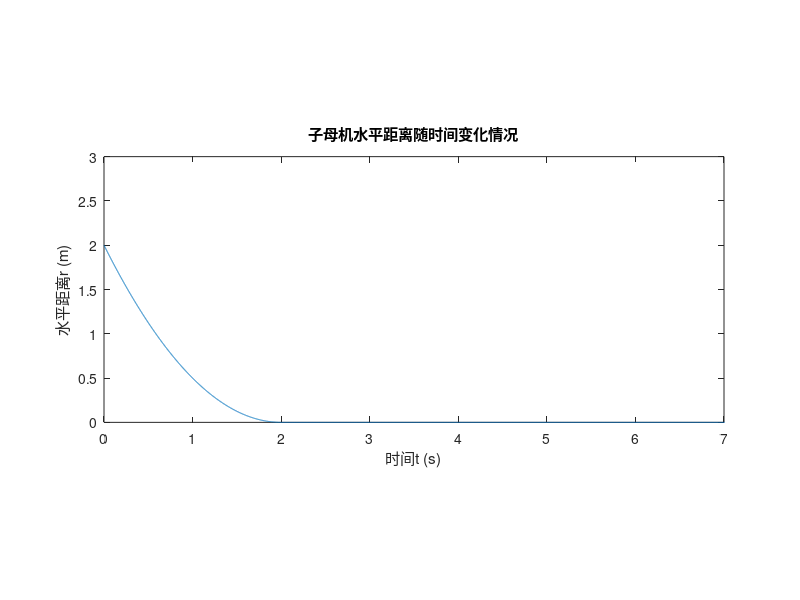
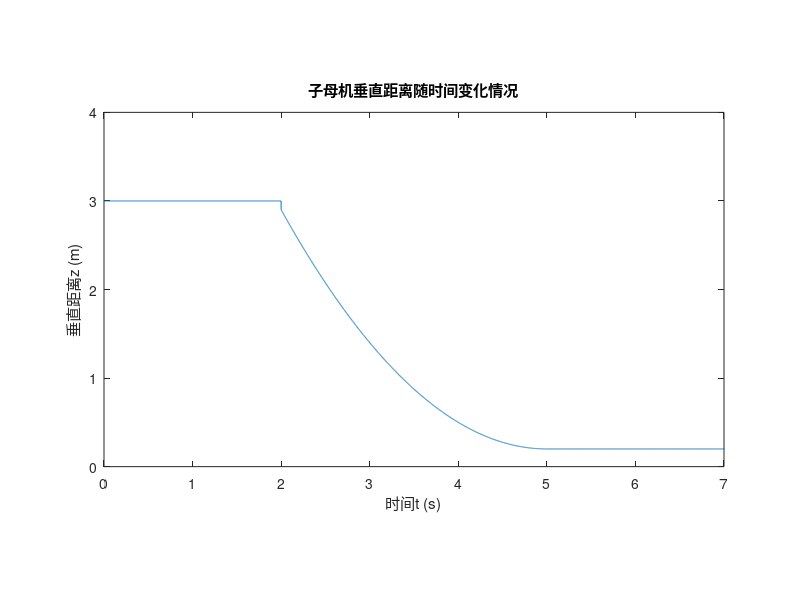

These figures' MATLAB source, in order: (Note: this script raises an error after producing the figures.)
t=[0:0.001:20];
r1=zeros(1,length(t));
z=zeros(1,length(t));
b=0*(rand(1,length(t))-0.5);
for i=1:length(t)
  a=0.5*t(i)^2-2*t(i)+2;
   if t(i)<=2
      r1(i)=a;
   else
       r1(i)=b(i);
   end
   
end
plot(t,r1);
axis equal;
axis([0 7 0 3]);
title('子母机水平距离随时间变化情况')
xlabel('时间t (s)')
ylabel('水平距离r (m)')
for i=1:length(t)
  if t(i)>=2
      z(i)=0.3*(t(i)-2)^2-1.8*(t(i)-2)+2.9;
      if t(i)>=5
       z(i)=0.2+b(i);
      end
   else
       z(i)=3+b(i);
   end
   
   
end
figure(2);
plot(t,z)
axis equal;
axis([0 7 0 4]);
title('子母机垂直距离随时间变化情况')
xlabel('时间t (s)')
ylabel('垂直距离z (m)')

 num=0;
 roundx=zeros(1,32);
 roundy=zeros(1,32);
 for j=0:0.2:2*pi
     num=num+1;
     r=0.03;
     roundx(num)=r*cos(j);
     roundy(num)=r*sin(j);
    
 end
   
figure(3);

transx=0;
transy=0;
transz=0;


    
    for i=0:0.05:2
    transx=2-r1(t2num(i));
    start_Points=[-0.15+transx 0.1+transy 3+10+transz
                   0.15+transx 0.1+transy 3+10+transz
                   0.15+transx -0.1+transy 3+10+transz
                   -0.15+transx -0.1+transy 3+10+transz
                   -0.15+transx 0.1+transy 2.97+10+transz
                   0.15+transx 0.1+transy 2.97+10+transz
                   0.15+transx -0.1+transy 2.97+10+transz
                   -0.15+transx -0.1+transy 2.97+10+transz
                   -0.15+transx 0.1+transy 3+10+transz
                   0.15+transx 0.1+transy 3+10+transz
                   0.15+transx -0.1+transy 3+10+transz
                   -0.15+transx -0.1+transy 3+10+transz
                   1.75 0.25 0+10%母机坐标点
                   2.25 0.25 0+10
                   2.25 -0.25 0+10
                   1.75 -0.25 0+10
                   1.75 0.25 0+10
                   2.25 0.25 0+10
                   2.25 -0.25 0+10
                   1.75 -0.25 0+10
                   1.75 0.25 +10-0.05
                   2.25 0.25 +10-0.05
                   2.25 -0.25 +10-0.05
                   1.75 -0.25 +10-0.05];%表示起始点集
    end_Points=[0.15+transx 0.1+transy 3+10+transz
                0.15+transx -0.1+transy 3+10+transz
                -0.15+transx -0.1+transy 3+10+transz
                -0.15+transx 0.1+transy 3+10+transz
                0.15+transx 0.1+transy 2.97+10+transz
                0.15+transx -0.1+transy 2.97+10+transz
                -0.15+transx -0.1+transy 2.97+10+transz
                -0.15+transx 0.1+transy 2.97+10+transz
                -0.15+transx 0.1+transy 2.97+10+transz
                   0.15+transx 0.1+transy 2.97+10+transz
                   0.15+transx -0.1+transy 2.97+10+transz
                   -0.15+transx -0.1+transy 2.97+10+transz
                    2.25 0.25 0+10
                   2.25 -0.25 0+10
                   1.75 -0.25 0+10
                   1.75 0.25 0+10
                   1.75-0.08 0.25+0.08 0+10
                   2.25+0.08 0.25+0.08 0+10
                   2.25+0.08 -0.25-0.08 0+10
                   1.75-0.08 -0.25-0.08 0+10
                    2.25 0.25 +10-0.05
                   2.25 -0.25 +10-0.05
                   1.75 -0.25 +10-0.05
                   1.75 0.25 +10-0.05];%表示终止点集
                
     X=[start_Points(:,1)  end_Points(:,1)]'; 
     Y=[start_Points(:,2)  end_Points(:,2)]';
     Z=[start_Points(:,3)  end_Points(:,3)]';
    
     
     plot3(X,Y,Z);
     hold on;
     axis equal
     axis([0 2.5 -1 1 9 13]);
     xlabel('x方向')
     ylabel('y方向')
     zlabel('z方向')
      plot3(roundx+0.075+transx,roundy+0.05+transy,(3+transz)*ones(1,32)+10);
      plot3(roundx-0.075+transx,roundy+0.05+transy,(3+transz)*ones(1,32)+10);
      plot3(roundx-0.075+transx,roundy-0.05+transy,(3+transz)*ones(1,32)+10);
      plot3(roundx+0.075+transx,roundy-0.05+transy,(3+transz)*ones(1,32)+10);
      
      plot3(3*roundx+1.75-0.08,3*roundy+0.25+0.08,zeros(1,32)+10);%母机旋翼
      plot3(3*roundx+2.25+0.08,3*roundy+0.25+0.08,zeros(1,32)+10);
      plot3(3*roundx+2.25+0.08,3*roundy-0.25-0.08,zeros(1,32)+10);
      plot3(3*roundx+1.75-0.08,3*roundy-0.25-0.08,zeros(1,32)+10);
     frame=getframe;
    hold off;
  
  


    end

  
    
%************************************************************************    
 for i=2:0.05:6
     transz=-(2.9-z(t2num(i)));
    if i>=2
       transx=2-r1(t2num(i)); 
    end
    start_Points=[-0.15+transx 0.1+transy 3+10+transz
                   0.15+transx 0.1+transy 3+10+transz
                   0.15+transx -0.1+transy 3+10+transz
                   -0.15+transx -0.1+transy 3+10+transz
                   -0.15+transx 0.1+transy 2.97+10+transz
                   0.15+transx 0.1+transy 2.97+10+transz
                   0.15+transx -0.1+transy 2.97+10+transz
                   -0.15+transx -0.1+transy 2.97+10+transz
                   -0.15+transx 0.1+transy 3+10+transz
                   0.15+transx 0.1+transy 3+10+transz
                   0.15+transx -0.1+transy 3+10+transz
                   -0.15+transx -0.1+transy 3+10+transz
                   1.75 0.25 0+10%母机坐标点
                   2.25 0.25 0+10
                   2.25 -0.25 0+10
                   1.75 -0.25 0+10
                   1.75 0.25 0+10
                   2.25 0.25 0+10
                   2.25 -0.25 0+10
                   1.75 -0.25 0+10
                   1.75 0.25 0+10-0.05%母机坐标点
                   2.25 0.25 0+10-0.05
                   2.25 -0.25 0+10-0.05
                   1.75 -0.25 0+10-0.05];%表示起始点集
    end_Points=[0.15+transx 0.1+transy 3+10+transz
                0.15+transx -0.1+transy 3+10+transz
                -0.15+transx -0.1+transy 3+10+transz
                -0.15+transx 0.1+transy 3+10+transz
                0.15+transx 0.1+transy 2.97+10+transz
                0.15+transx -0.1+transy 2.97+10+transz
                -0.15+transx -0.1+transy 2.97+10+transz
                -0.15+transx 0.1+transy 2.97+10+transz
                -0.15+transx 0.1+transy 2.97+10+transz
                   0.15+transx 0.1+transy 2.97+10+transz
                   0.15+transx -0.1+transy 2.97+10+transz
                   -0.15+transx -0.1+transy 2.97+10+transz
                   2.25 0.25 0+10
                   2.25 -0.25 0+10
                   1.75 -0.25 0+10
                   1.75 0.25 0+10
                   1.75-0.08 0.25+0.08 0+10
                   2.25+0.08 0.25+0.08 0+10
                   2.25+0.08 -0.25-0.08 0+10
                   1.75-0.08 -0.25-0.08 0+10
                   2.25 0.25 0+10-0.05
                   2.25 -0.25 0+10-0.05
                   1.75 -0.25 0+10-0.05
                   1.75 0.25 0+10-0.05];%表示终止点集
                
     X=[start_Points(:,1)  end_Points(:,1)]'; 
     Y=[start_Points(:,2)  end_Points(:,2)]';
     Z=[start_Points(:,3)  end_Points(:,3)]';
     
     plot3(X,Y,Z);
     xlabel('x方向')
     ylabel('y方向')
     zlabel('z方向')
     hold on;
     axis equal
     axis([0 2.5 -1 1 9 13]);
      plot3(roundx+0.075+transx,roundy+0.05+transy,(3+transz)*ones(1,32)+10);
      plot3(roundx-0.075+transx,roundy+0.05+transy,(3+transz)*ones(1,32)+10);
      plot3(roundx-0.075+transx,roundy-0.05+transy,(3+transz)*ones(1,32)+10);
      plot3(roundx+0.075+transx,roundy-0.05+transy,(3+transz)*ones(1,32)+10);
      
      plot3(3*roundx+1.75-0.08,3*roundy+0.25+0.08,zeros(1,32)+10);%母机旋翼
      plot3(3*roundx+2.25+0.08,3*roundy+0.25+0.08,zeros(1,32)+10);
      plot3(3*roundx+2.25+0.08,3*roundy-0.25-0.08,zeros(1,32)+10);
      plot3(3*roundx+1.75-0.08,3*roundy-0.25-0.08,zeros(1,32)+10);
      
     frame=getframe;
    hold off;
    
  
 end
 
%导入到simulink里的位置变化情况
 distance1=[t
     r1
     z]';

 function num=t2num(i)
 num=uint16(i/0.001) +1;
 end